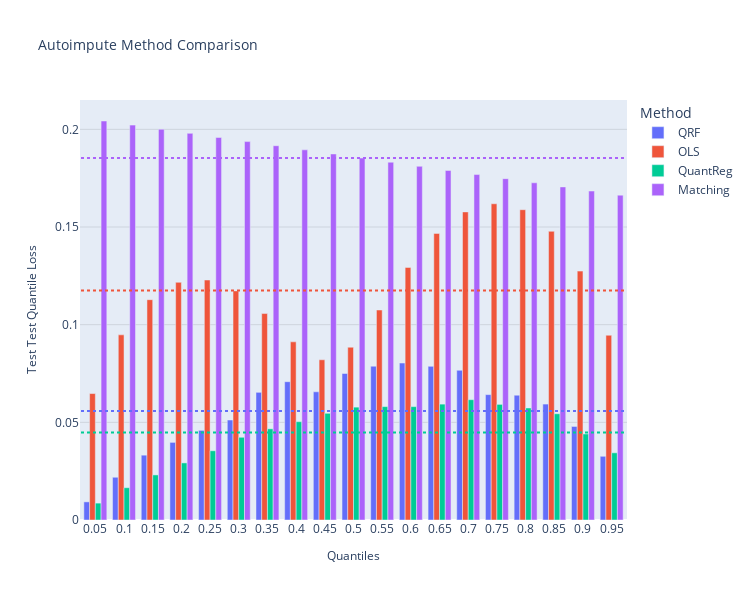

The notebook cell this image was saved under:
### Markdown cell above
## Comparing method performance

The method comparison plot below shows how different imputation methods performed across various quantiles. Lower quantile loss values indicate better performance.

### Code cell
# Extract the quantiles used in the evaluation
quantiles = [q for q in method_results_df.columns if isinstance(q, float)]

comparison_viz = method_comparison_results(
    data=method_results_df,
    metric_name="Test Quantile Loss",
    data_format="wide",
)
fig = comparison_viz.plot(
    title="Autoimpute Method Comparison",
    show_mean=True,
)
fig.show()

### Figure 1 — Plotly figure (JSON) as saved in the notebook; plotly's stock layout.template omitted (floating-point values rounded to 4 significant figures)
{"data": [{"alignmentgroup": "True", "hovertemplate": "Method=QRF<br>Quantiles=%{x}<br>Test Test Quantile Loss=%{y}<extra></extra>", "legendgroup": "QRF", "marker": {"color": "#636efa", "pattern": {"shape": ""}}, "name": "QRF", "offsetgroup": "QRF", "orientation": "v", "showlegend": true, "textposition": "auto", "type": "bar", "x": ["0.05", "0.1", "0.15", "0.2", "0.25", "0.3", "0.35", "0.4", "0.45", "0.5", "0.55", "0.6", "0.65", "0.7", "0.75", "0.8", "0.85", "0.9", "0.95"], "xaxis": "x", "y": [0.009285, 0.02189, 0.03319, 0.03974, 0.0459, 0.05119, 0.06537, 0.07081, 0.06563, 0.075, 0.07875, 0.08035, 0.07865, 0.07665, 0.06419, 0.06388, 0.05935, 0.04789, 0.03262], "yaxis": "y"}, {"alignmentgroup": "True", "hovertemplate": "Method=OLS<br>Quantiles=%{x}<br>Test Test Quantile Loss=%{y}<extra></extra>", "legendgroup": "OLS", "marker": {"color": "#EF553B", "pattern": {"shape": ""}}, "name": "OLS", "offsetgroup": "OLS", "orientation": "v", "showlegend": true, "textposition": "auto", "type": "bar", "x": ["0.05", "0.1", "0.15", "0.2", "0.25", "0.3", "0.35", "0.4", "0.45", "0.5", "0.55", "0.6", "0.65", "0.7", "0.75", "0.8", "0.85", "0.9", "0.95"], "xaxis": "x", "y": [0.06474, 0.09479, 0.1128, 0.1217, 0.1229, 0.1173, 0.1057, 0.09121, 0.08203, 0.08846, 0.1075, 0.1293, 0.1467, 0.1577, 0.1619, 0.1589, 0.1478, 0.1274, 0.09459], "yaxis": "y"}, {"alignmentgroup": "True", "hovertemplate": "Method=QuantReg<br>Quantiles=%{x}<br>Test Test Quantile Loss=%{y}<extra></extra>", "legendgroup": "QuantReg", "marker": {"color": "#00cc96", "pattern": {"shape": ""}}, "name": "QuantReg", "offsetgroup": "QuantReg", "orientation": "v", "showlegend": true, "textposition": "auto", "type": "bar", "x": ["0.05", "0.1", "0.15", "0.2", "0.25", "0.3", "0.35", "0.4", "0.45", "0.5", "0.55", "0.6", "0.65", "0.7", "0.75", "0.8", "0.85", "0.9", "0.95"], "xaxis": "x", "y": [0.008649, 0.01653, 0.02308, 0.02923, 0.03545, 0.04235, 0.04668, 0.05033, 0.05463, 0.05778, 0.05805, 0.05804, 0.05933, 0.0616, 0.0592, 0.05735, 0.05439, 0.04405, 0.0344], "yaxis": "y"}, {"alignmentgroup": "True", "hovertemplate": "Method=Matching<br>Quantiles=%{x}<br>Test Test Quantile Loss=%{y}<extra></extra>", "legendgroup": "Matching", "marker": {"color": "#ab63fa", "pattern": {"shape": ""}}, "name": "Matching", "offsetgroup": "Matching", "orientation": "v", "showlegend": true, "textposition": "auto", "type": "bar", "x": ["0.05", "0.1", "0.15", "0.2", "0.25", "0.3", "0.35", "0.4", "0.45", "0.5", "0.55", "0.6", "0.65", "0.7", "0.75", "0.8", "0.85", "0.9", "0.95"], "xaxis": "x", "y": [0.2043, 0.2022, 0.2001, 0.1979, 0.1958, 0.1937, 0.1916, 0.1895, 0.1874, 0.1853, 0.1832, 0.1811, 0.179, 0.1769, 0.1747, 0.1726, 0.1705, 0.1684, 0.1663], "yaxis": "y"}], "layout": {"barmode": "group", "height": 600, "legend": {"title": {"text": "Method"}, "tracegroupgap": 0}, "shapes": [{"line": {"color": "#636EFA", "dash": "dot", "width": 2}, "name": "QRF Mean", "type": "line", "x0": -0.5, "x1": 18.5, "y0": 0.05581, "y1": 0.05581}, {"line": {"color": "#EF553B", "dash": "dot", "width": 2}, "name": "OLS Mean", "type": "line", "x0": -0.5, "x1": 18.5, "y0": 0.1175, "y1": 0.1175}, {"line": {"color": "#00CC96", "dash": "dot", "width": 2}, "name": "QuantReg Mean", "type": "line", "x0": -0.5, "x1": 18.5, "y0": 0.0448, "y1": 0.0448}, {"line": {"color": "#AB63FA", "dash": "dot", "width": 2}, "name": "Matching Mean", "type": "line", "x0": -0.5, "x1": 18.5, "y0": 0.1853, "y1": 0.1853}], "title": {"font": {"size": 14}, "text": "Autoimpute Method Comparison"}, "width": 750, "xaxis": {"anchor": "y", "domain": [0, 1], "title": {"font": {"size": 12}, "text": "Quantiles"}}, "yaxis": {"anchor": "x", "domain": [0, 1], "gridcolor": "rgba(0,0,0,0.1)", "gridwidth": 1, "showgrid": true, "title": {"font": {"size": 12}, "text": "Test Test Quantile Loss"}}}}
